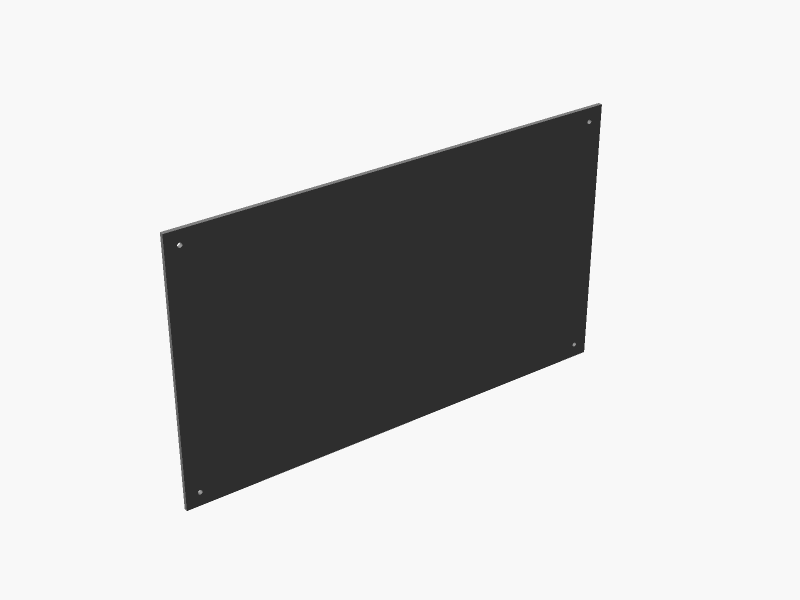
#> input picture enclosure_work/final/render_backplate.png, 1600 x 1200 px, found by its file name (shown at 1/2 size)
$ python annotate_backplate2.py
#> lines starting #> are read from the running program, lines starting #| are printed output that depends on the picture
from PIL import Image, ImageDraw, ImageFont
import math

FINAL = r'C:\Users\haals\AppData\Local\Temp\osc\final'

try:
    font = ImageFont.truetype("arialbd.ttf", 28)
    font_sm = ImageFont.truetype("arialbd.ttf", 23)
except Exception:
    font = font_sm = ImageFont.load_default()

RED = (200, 20, 20)
WHITE = (255, 255, 255)


def arrow_line(draw, p1, p2, color=RED, width=4, head=13):
    draw.line([p1, p2], fill=color, width=width)
    ang = math.atan2(p1[1] - p2[1], p1[0] - p2[0])
    for da in (0.35, -0.35):
        hx = p2[0] + head * math.cos(ang + da)
        hy = p2[1] + head * math.sin(ang + da)
        draw.line([p2, (hx, hy)], fill=color, width=width)


def dot(draw, p, r=8, color=RED):
    draw.ellipse([p[0]-r, p[1]-r, p[0]+r, p[1]+r], fill=color)


def callout(draw, text, target, box_pos, f=font_sm, align="left"):
    dot(draw, target)
    draw.line([target, box_pos], fill=RED, width=3)
    lines = text.split("\n")
    widths = [draw.textbbox((0, 0), l, font=f)[2] for l in lines]
    w = max(widths) + 20
    h = len(lines) * (f.size + 8) + 16
    x, y = box_pos
    if align == "left":
        rect = [x, y - h/2, x + w, y + h/2]
    else:
        rect = [x - w, y - h/2, x, y + h/2]
    draw.rectangle(rect, fill=WHITE, outline=RED, width=2)
    ty = rect[1] + 10
    for l in lines:
        draw.text((rect[0]+10, ty), l, fill=RED, font=f)
        ty += f.size + 8


base = Image.open(FINAL + r'\render_backplate.png').convert("RGB")
#> base is the input picture: PIL image 1600x1200 RGB; min 33, max 248, mean 201.2
W, H = base.size
#> W = 1600; H = 1200
PAD_R, PAD_B, PAD_T = 620, 260, 40
canvas = Image.new("RGB", (W+PAD_R, H+PAD_B+PAD_T), (255, 255, 255))
#> canvas: PIL image 2220x1500 RGB; every value is 255
canvas.paste(base, (0, PAD_T))
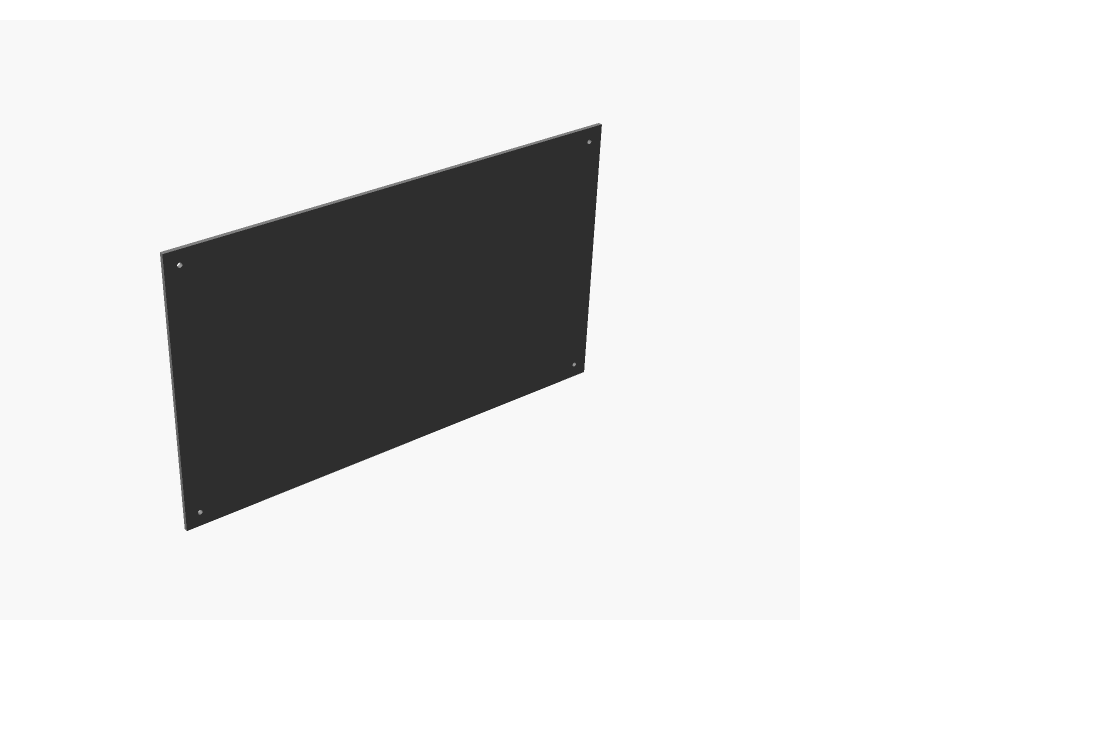
#> canvas: PIL image 2220x1500 RGB (shown at 1/2 size); min 33, max 255, mean 224
draw = ImageDraw.Draw(canvas)

# corners as seen in render (screen-space pixel coords), shifted by PAD_T
TL = (363, 476+PAD_T)   # top-left hole
TR = (1188, 243+PAD_T)  # top-right hole
BL = (398, 984+PAD_T)   # bottom-left hole
BR = (1152, 690+PAD_T)  # bottom-right hole

draw.text((40, 20), "SCREEN BACKPLATE (rear cover) - 32.4 x 19.3 x 0.3 cm", fill=RED, font=font)

callout(draw, "MOUNTING SCREWS - 4x\n0.34 cm dia (M3 clearance)\n1.0 cm in from each edge\n(corner-to-corner: 30.4 x 17.3 cm)\nSCREW: M3 x 10-12mm self-tapping\n(same type as the main body posts)",
        TR, (W+40, 260))
dot(draw, TL); draw.line([TL, (W+40, 260)], fill=RED, width=2)
dot(draw, BR); draw.line([BR, (W+40, 260)], fill=RED, width=2)
dot(draw, BL); draw.line([BL, (W+40, 260)], fill=RED, width=2)

draw.text((40, H+PAD_T+40),
          "Screws through, self-tapping into whatever frame material sits behind\n"
          "each corner - confirm there is solid material there (not open slot) before\n"
          "drilling. Plate still seats in the slide channel; screws add real retention\n"
          "instead of relying on the friction fit alone.",
          fill=RED, font=font_sm)

canvas.save(FINAL + r'\dimensions_backplate.png')
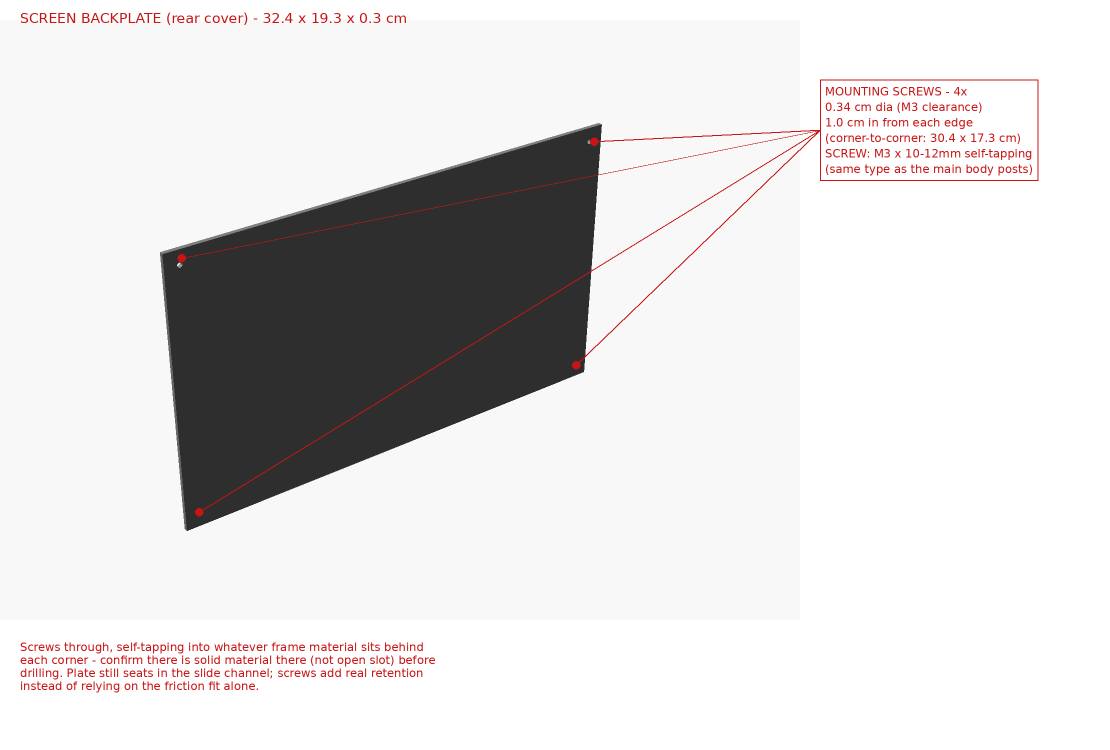
#> saved as dimensions_backplate.png: PIL image 2220x1500 RGB (shown at 1/2 size); mean R, G, B 223.6, 221.6, 221.6
print("saved")

$ run again, with enclosure_work/final/dimensions.png copied over enclosure_work/final/render_backplate.png
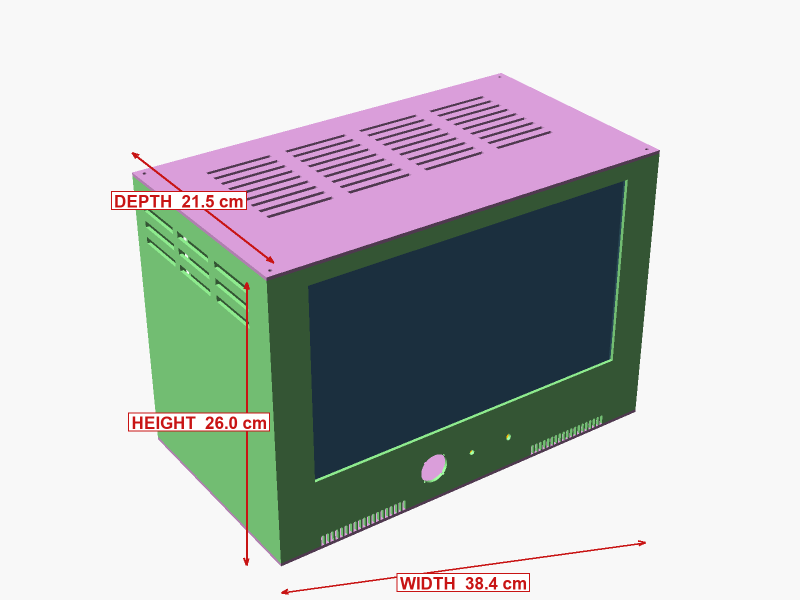
#> input picture enclosure_work/final/dimensions.png, 1600 x 1200 px, found by its file name (shown at 1/2 size)
#> base is the input picture: PIL image 1600x1200 RGB; mean R, G, B 190.8, 193.2, 193.3
#> `canvas.paste(base, (0, PAD_T))`:
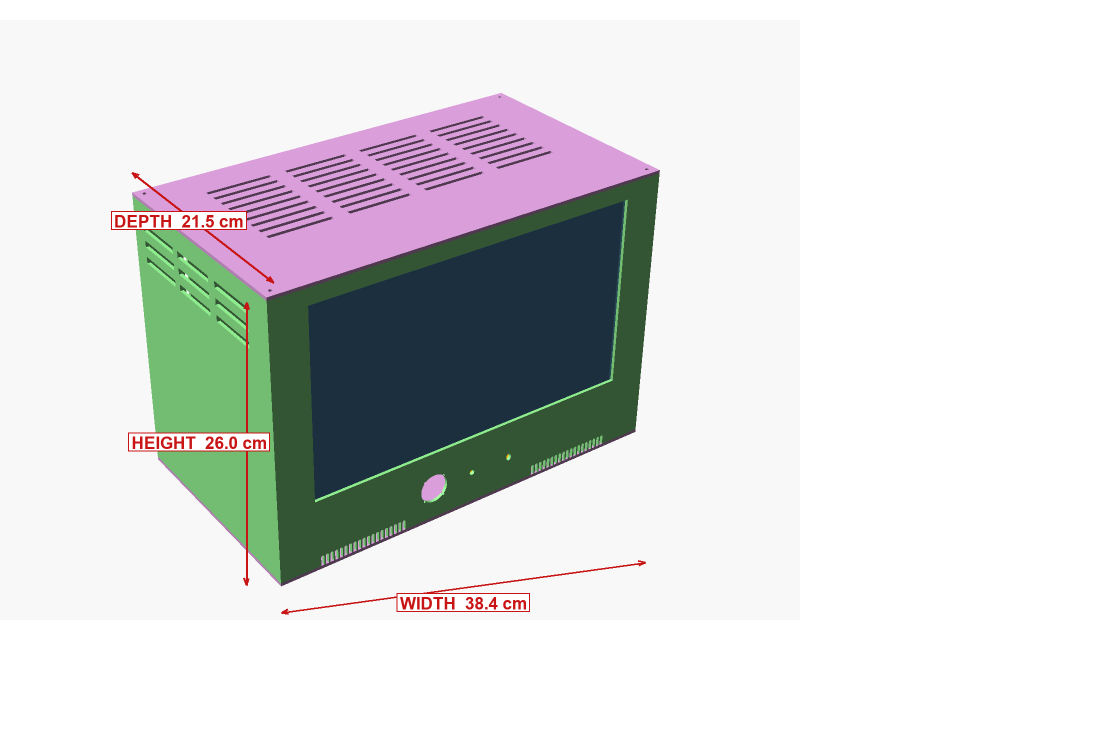
#> canvas: PIL image 2220x1500 RGB (shown at 1/2 size); mean R, G, B 218, 219.3, 219.4
#> `canvas.save(FINAL + r'\dimensions_backplate.png')`:
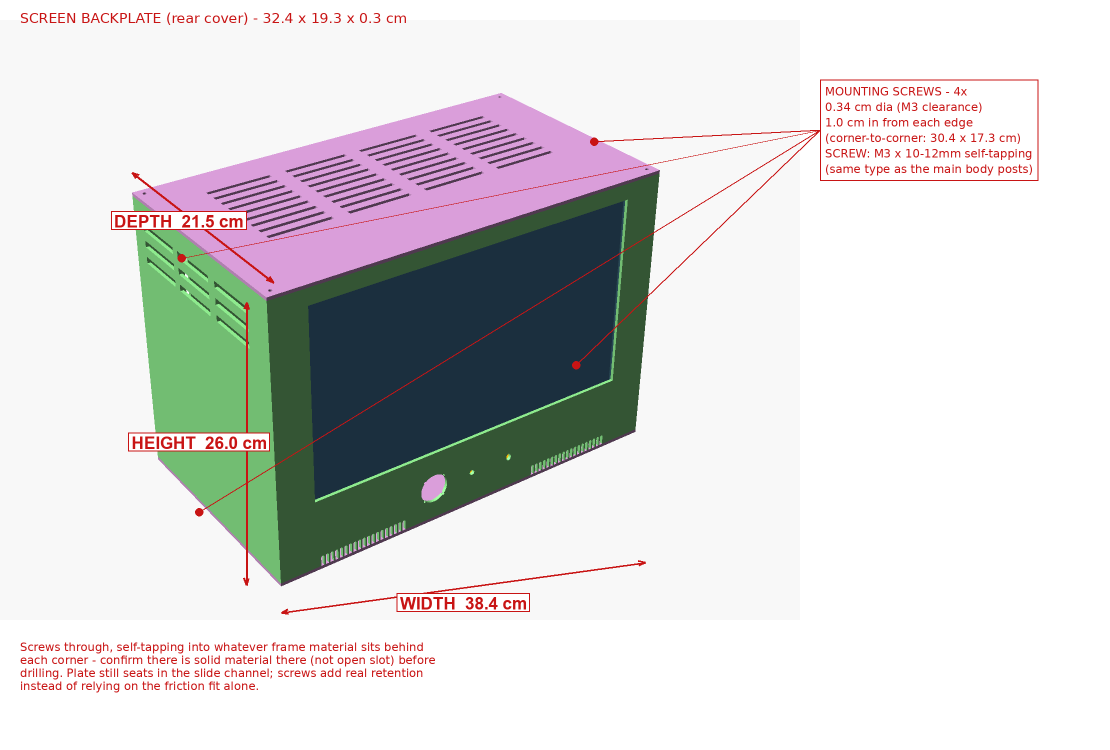
#> saved as dimensions_backplate.png: PIL image 2220x1500 RGB (shown at 1/2 size); mean R, G, B 217.6, 216.9, 217

$ run again, with enclosure_work/final/dimensions_backplate_ar.png copied over enclosure_work/final/render_backplate.png
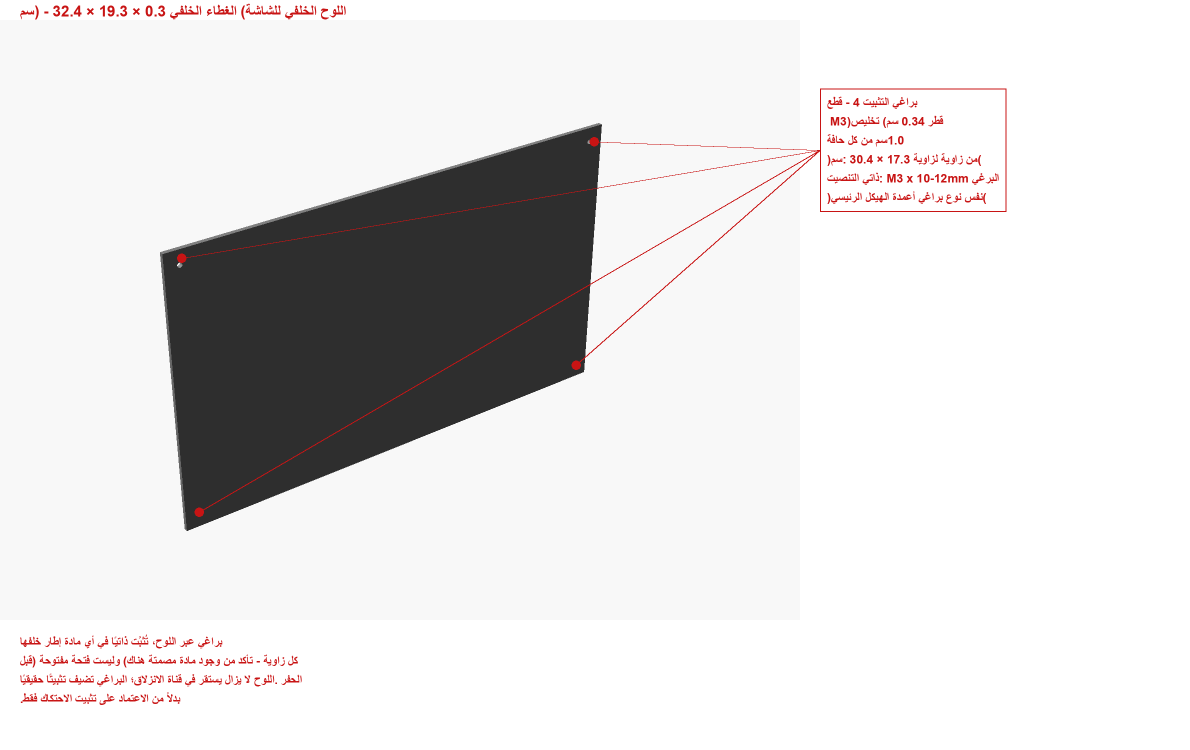
#> input picture enclosure_work/final/dimensions_backplate_ar.png, 2380 x 1500 px, found by its file name (shown at 1/2 size)
#> base is the input picture: PIL image 2380x1500 RGB; mean R, G, B 225.8, 224.3, 224.3
#> `canvas.paste(base, (0, PAD_T))`:
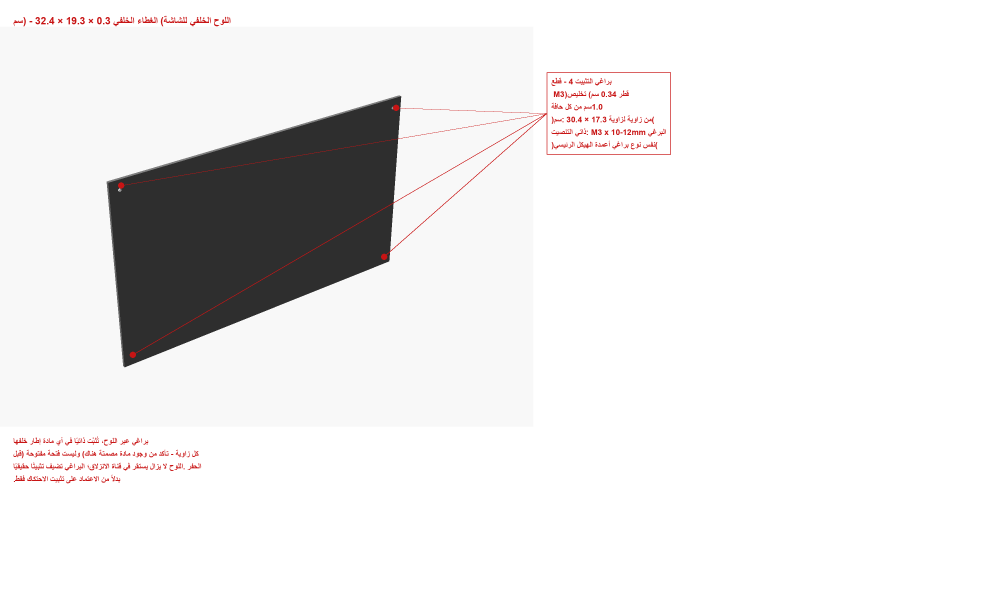
#> canvas: PIL image 3000x1800 RGB (shown at 1/3 size); mean R, G, B 235.7, 234.7, 234.7
#> `canvas.save(FINAL + r'\dimensions_backplate.png')`:
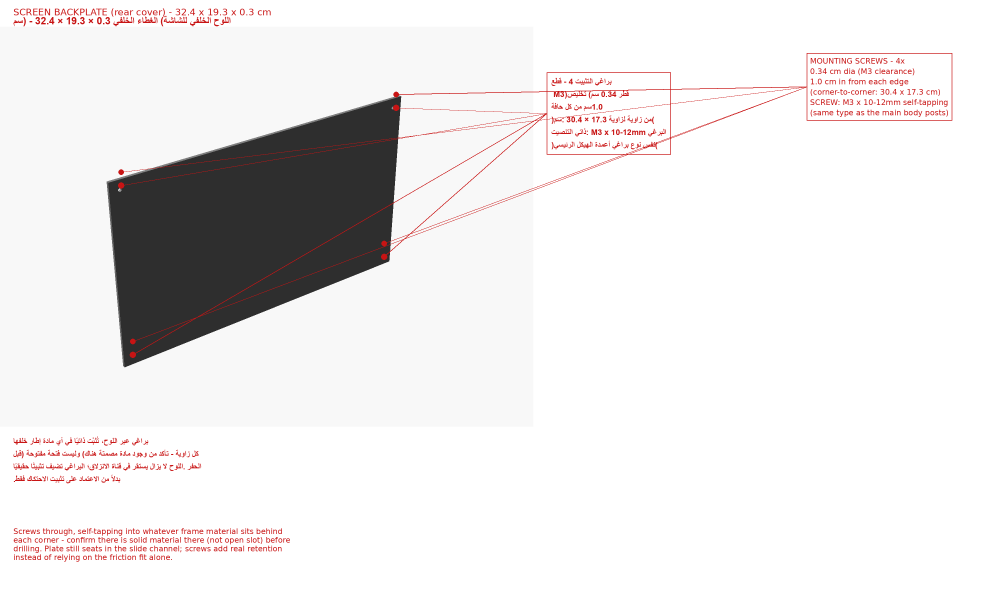
#> saved as dimensions_backplate.png: PIL image 3000x1800 RGB (shown at 1/3 size); mean R, G, B 235.4, 233.1, 233.1
